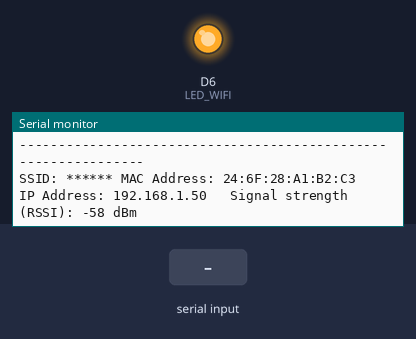
The sketch below on a simulated Arduino MKR. Parts: output pins drawn as LEDs (lit = HIGH), the last lines printed to the serial monitor. The inputs (shaded band) are chosen by the test bench. WiFi joins after 1.5 s; servers stay silent unless stated.

Above: at 2.7 s.
2.8 s: "ok" received over the second serial link
At 4.3 s:
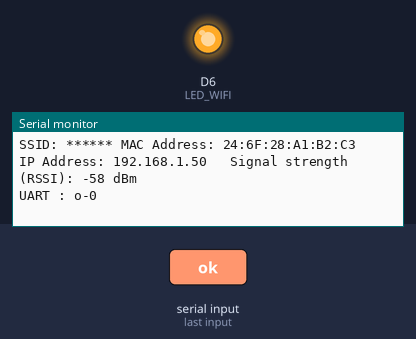
6.0 s: "1" received over the second serial link
At 7.3 s:
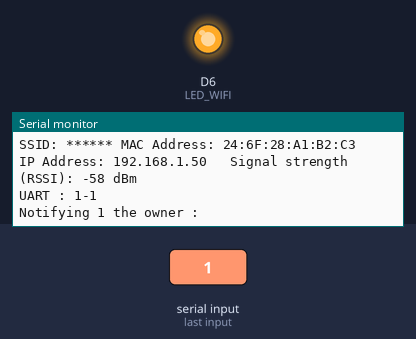
8.0 s: "A" received over the second serial link
At 9.2 s:
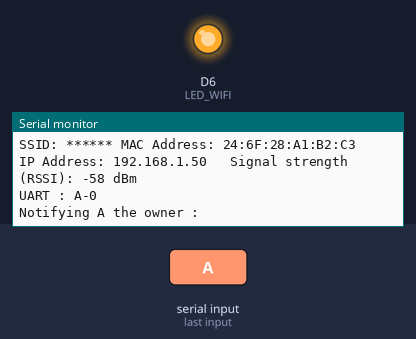

The sketch:

Arduino2.ino
```cpp
#include <EMailSender.h>
#include <ArduinoHttpClient.h>


#define MAX_DISTANCE 20
#define LED_WIFI 6
#define MAIL_DISTANCE 10


//
uint8_t connection_state = 0;
uint16_t reconnect_interval = 10000;

//* Access point credentials
char ssid[] = "******";
char password[] = "*******";
unsigned long CONNECTING_LAST = 0;

//* EmailSender informations
EMailSender emailSend("account@gmail.com", "sksksks","Intelligent Mailbox");
String receiver = "account@gmail.com";
EMailSender::Response resp;
EMailSender::EMailMessage mail_reception_message;//1
EMailSender::EMailMessage door_openning_message;//2
EMailSender::EMailMessage damaged_mailbox_message;//3

//* API Informations
char serverAddress[] = "************";  // API IP address
int port = 5000; // PORT
unsigned long SYN_LAST = 0;

//* Informations about the mailbox
int mailbox_ID = 1; // Unique ID to identify the mailbox on the API
char nb_mails = '0'; // Number of mails in the box

//* HTTP Objects
WiFiClient wifi;
HttpClient client = HttpClient(wifi, serverAddress, port);

  //* Try connecting to the access point
  uint8_t WiFiConnect(const char* nSSID = nullptr, const char* nPassword = nullptr){
      digitalWrite(LED_WIFI, LOW);
      static uint16_t attempt = 0;
      Serial.print("Connecting to ");
      if(nSSID) {
          Serial.println(nSSID);
          WiFi.begin(nSSID, nPassword);
      }

      uint8_t i = 0;
      while(WiFi.status()!= WL_CONNECTED && i++ < 25)
      {
          digitalWrite(LED_WIFI, LOW);
          delay(200);
          digitalWrite(LED_WIFI, HIGH);
          delay(200);
          Serial.print(".");

      }
      ++attempt;
      Serial.println("");
          digitalWrite(LED_WIFI, LOW);
      if(i == 51) {
          Serial.print("Connection: TIMEOUT on attempt: ");
          Serial.println(attempt);
          if(attempt % 2 == 0)
              Serial.println("Check if access point available or SSID and Password\r\n");
          return false;
      }
          digitalWrite(LED_WIFI, HIGH);
      Serial.println("Connection: ESTABLISHED");
      Serial.print("Got IP address: ");
      Serial.println(WiFi.localIP());
      return true;
  }

  //* Waiting while attempting to connect to the wifi
  void Awaits(){
      uint32_t ts = millis();
      int nb_attempts = 0;
      int NB_ATTEMPTS =20;
      while(!connection_state && nb_attempts < NB_ATTEMPTS )
      {
          nb_attempts++;
          delay(50);
          if(millis() > (ts + reconnect_interval) && !connection_state){
              connection_state = WiFiConnect();
              ts = millis();
          }
      }
  }

void setup()
{
    Serial.begin(9600);
    Serial1.begin(9600);

    pinMode(LED_WIFI, OUTPUT); // LED PIN

    // Initialisation of the messages to send to the Owner through the email
    mail_reception_message.subject = "Intelligent Mailbox";
    mail_reception_message.message= "You received a mail";
    door_openning_message.subject = "Intelligent Mailbox";
    door_openning_message.message= "Your mailbox was opened";
    damaged_mailbox_message.subject = "Intelligent Mailbox";
    damaged_mailbox_message.message= "Someone broke your mailbox door";

    //*Connecting to the wifi
    digitalWrite(LED_WIFI, LOW);
    connection_state = WiFiConnect(ssid, password);
    if(!connection_state)  // if not connec Wted to WIFI
        Awaits();          // constantly trying to connect

    //* Emptieng the Serial1 buffer
    Serial.println("Emptying the UART Buffer : ");
    while(Serial1.available()>0){
      Serial1.read();
    }
}

void loop()
{
    Serial.println("---------------------------------------------------------------");

    if(WiFi.status()== WL_CONNECTED){
        // If connected
        digitalWrite(LED_WIFI, HIGH);
        print_WiFi_Status();
    }else{
        // If not connected , every 10(s) try to connect again
          if(millis()-CONNECTING_LAST>5000){
            Serial.println("Attempting to connect to Wifi : "+String(CONNECTING_LAST)+"   "+String(millis()));
            digitalWrite(LED_WIFI, HIGH);
            WiFi.begin(ssid,password);
            CONNECTING_LAST = millis();
          }
          digitalWrite(LED_WIFI, LOW);
    }

    if ( Serial1.available() > 0) {
        char str[2];
        Serial1.readBytes(str,1);
        Serial.print("UART : ");
        Serial.print(str[0]);
        Serial.print("-");
        Serial.println(str[0]=='1');
        if(WiFi.status()== WL_CONNECTED){
          if(str[0]=='A' || str[0]=='0' || str[0]=='1' || str[0]=='2' || str[0]=='3' || str[0]=='4'){
            notify_user(str[0]);
            publish_event(str[0]);
          }
        }
    }

  //* Synchronizing the Arduino with the database each 30(s)
  if(millis()-SYN_LAST>30000 && WiFi.status()== WL_CONNECTED){
    SYN_LAST = millis();
    synchronize_device();
  }
  delay(1000);
}

  void notify_user(char opt){
    Serial.println("Notifying "+String(opt)+" the owner : ");
    if(opt=='A')
      resp = emailSend.send(receiver, damaged_mailbox_message);
    if(opt=='0')
      resp = emailSend.send(receiver, door_openning_message);
    if(opt=='1' || opt=='2' || opt=='3' || opt=='4'|| opt=='5'|| opt=='6'){
      mail_reception_message.message = "You received a new mail, you mailbox contains "+String(opt)+" mail(s)";
      resp = emailSend.send(receiver, mail_reception_message);
    }

      Serial.print("Sending status: ");
      Serial.print(resp.status);
      Serial.print(" ");
      Serial.print(resp.code);
      Serial.print(" ");
      Serial.println(resp.desc);
      /*Serial.print("Sending event "+String(opt)+" to the owner  : ");
      if(resp.status==200){
        Serial.println("Done");
      }else{
        Serial.println("Email Server is not responding ("+String(resp.status)+")");
      }*/
  }

void print_WiFi_Status() {
  // print the SSID of the connected network
  Serial.print("SSID: ");
  Serial.print(WiFi.SSID());

  // print the MAC address of the WiFi module
  byte mac[6];
  WiFi.macAddress(mac);
  Serial.print(" MAC Address: ");
  for (int i = 0; i < 6; i++) {
    Serial.print(mac[i], HEX);
    if (i < 5) {
      Serial.print(":");
    }
  }

  // print the IP address of the WiFi module
  IPAddress ip = WiFi.localIP();
  Serial.print("   IP Address: ");
  Serial.print(ip);

  // print the signal strength of the connected network
  long rssi = WiFi.RSSI();
  Serial.print("   Signal strength (RSSI): ");
  Serial.print(rssi);
  Serial.println(" dBm");
}

void test_api(){
  Serial.println("Making GET request to test the api");
  client.get("/");
  // read the status code and body of the response
  int statusCode = client.responseStatusCode();
  String response = client.responseBody();
  Serial.print("Status code: ");
  Serial.println(statusCode);
  Serial.print("Response: ");
  Serial.println(response);
  if(response=="ok" && statusCode==200){
    Serial.println("API is Working");
  }
}

void publish_event(char opt){
  Serial.print("Sending event "+String(opt)+" to the API  : ");
  // New mail received
  if(opt=='1' || opt=='2' || opt=='3' || opt=='4'){
    client.get("/api/event/"+String(mailbox_ID)+"/New%20Mail%20Received/"+String(opt));
  }
  // Mailbox opened
  if(opt=='0'){
    client.get("/api/event/"+String(mailbox_ID)+"/Mailbox%20Emptied/0");

  }
  // Mailbox damaged
  if(opt=='A'){
    client.get("/api/event/"+String(mailbox_ID)+"/Mailbox%20Damaged/0");
  }
  // read the status code and body of the response
  int statusCode = client.responseStatusCode();
  String response = client.responseBody();
  Serial.print("Status code: ");
  Serial.println(statusCode);
  Serial.print("Response: ");
  Serial.println(response);
  if(response=="ok" && statusCode==200){
    Serial.println("Done");
  }else{
    Serial.println("API is not responding ("+String(statusCode)+")");
  }
}

void synchronize_device(){
  Serial.println("Retrieving the badgeID from the API");
  client.get("/api/arduino/"+String(mailbox_ID));
  int statusCode = client.responseStatusCode();
  String response = client.responseBody();
  Serial.print("Status code: ");
  Serial.println(statusCode);
  Serial.print("Response: ");
  Serial.println(response);
  if( statusCode==200){
    if(response != ""){
      Serial1.print(response.substring(0, 10));
      receiver = response.substring(11);
    }else{ // case no owner , default receiver
      Serial1.print("<00000000>");
      receiver = "account@gmail.com";
    }
  }
}
```

Measured:
- after the input at 2.8 s, the serial monitor: prints a new line after 0.71 s (image 1)
- after the input at 6.0 s, the serial monitor: prints a new line after 0.51 s (image 2)
- after the input at 8.0 s, the serial monitor: prints a new line after 0.71 s (image 3)
